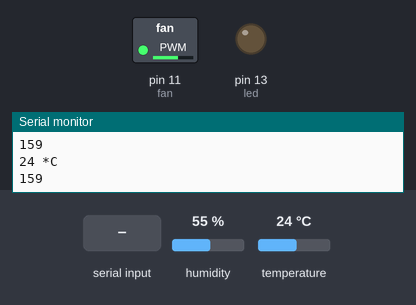
Recording of a sketch running on a simulated Arduino Uno, built with avr-gcc and run on an emulated ATmega328P. Shown: switched loads named in the sketch (green lamp = pin HIGH), output pins drawn as LEDs (lit = HIGH), the last lines printed to the serial monitor. The test bench sets the inputs (shaded band); at power-on: temperature 24 °C, humidity 55 %.

Above: at 5.0 s.
5.1 s: "test" received over Serial
At 5.7 s:
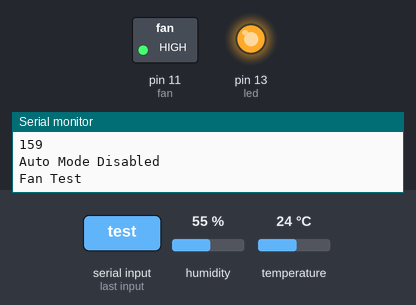
10.6 s: "90,45\n" received over Serial
At 11.1 s:
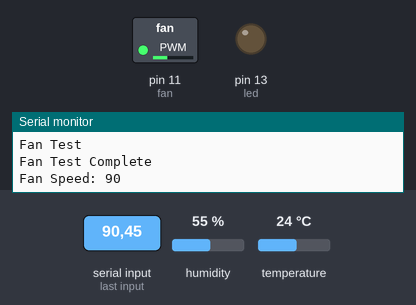
12.1 s: "30,150\n" received over Serial
At 12.4 s:
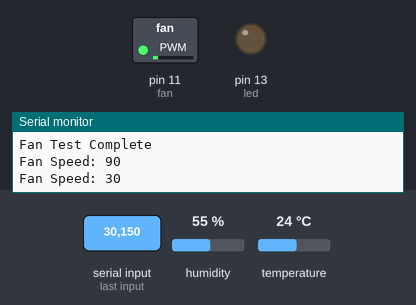
13.6 s: "200\n" received over Serial
At 14.2 s:
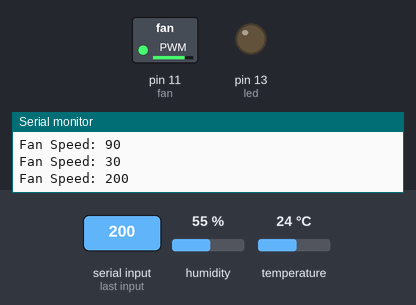
15.1 s: "auto" received over Serial
At 15.6 s:
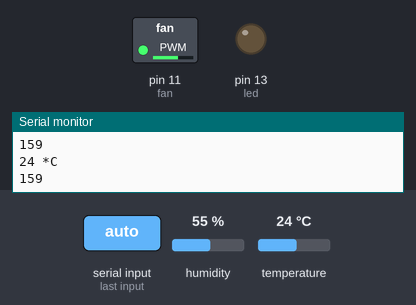
16.6 s: temperature set to 12 °C
At 17.6 s:
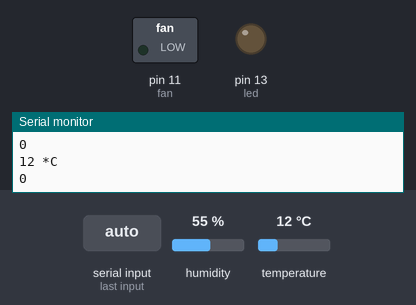
Timing chart, 0 to 19.6 s (numbered marks = the images above; inputs shaded):
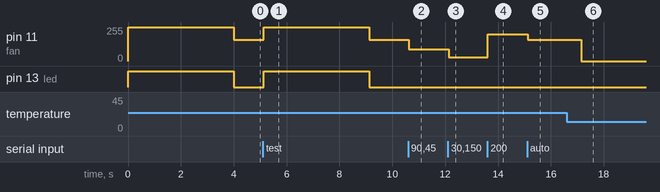

Measured:
- after the input at 5.1 s, pin 11 (fan): 159/255 → 255/255 at once, → 159/255 4.0 s later; pin 13 (led): LOW → HIGH at once, → LOW 4.0 s later
- after the input at 10.6 s, pin 11 (fan): 159/255 → 90/255 at once
- after the input at 12.1 s, pin 11 (fan): 90/255 → 30/255 at once
- after the input at 13.6 s, pin 11 (fan): 30/255 → 200/255 at once
- after the input at 15.1 s, pin 11 (fan): 200/255 → 159/255 at once
- after the input at 16.6 s, pin 11 (fan): 159/255 → 0/255 after 0.54 s

The sketch:

Serial_Read_test1.ino
```cpp
#include "DHT.h"
#define DHTPIN 3     // what pin we're connected to
#define DHTTYPE DHT22   // DHT 22  (AM2302)

DHT dht(DHTPIN, DHTTYPE);

int fanSpeed = 0;
int commandCheck = 0;
String command;
char werd;
int fan = 11;
int led = 13;

void setup() {
  pinMode(led, OUTPUT);
  pinMode(fan, OUTPUT);
  analogWrite(fan, 0);
  Serial.begin(9600);
  dht.begin();
  testFan();
  autoFan();
}

void testFan() {
  Serial.println("Fan Test");
  digitalWrite(led, HIGH);
  analogWrite(fan, 255);
  delay(4000);
  analogWrite(fan, fanSpeed);
  digitalWrite(led, LOW);
  Serial.println("Fan Test Complete");
}
void loop() {
  while ( Serial.available() > 0 ) {
    delay(5);
    werd = Serial.read();
    command += werd;
  }
  Serial.flush();
  if ( command.length() > 0 ) {
    if ( command == "test" ) {
      testFan();
    } else if (command == "auto" ) {
      autoFan();
    } else {
      commandCheck = 1;
    }
    if ( commandCheck == 1 ) {
      fanSpeed = command.toInt();
      analogWrite(fan, fanSpeed);
      Serial.print("Fan Speed: ");
      Serial.println(fanSpeed);
      commandCheck = 0;
    }
    command = "";
    clear();
  }
}
void autoFan() {
  Serial.println("Auto Mode Enabled");
  while (Serial.available() < 1) {
    digitalWrite(led, HIGH);
    int t = dht.readTemperature();
    int t_old = 0;
    if (t != t_old){
      Serial.print(t);
      Serial.println(" *C");
    }
    t_old = t;
    if (t > 27){t = 27;}
    if (t < 19){t = 19;}

    fanSpeed = map(t, 19,27,0,255);
    analogWrite(fan, fanSpeed);
    Serial.println(fanSpeed);
    digitalWrite(led, LOW);
    delay(100);
  }
  Serial.println("Auto Mode Disabled");
}

void clear() {
  Serial.println();
}
```
